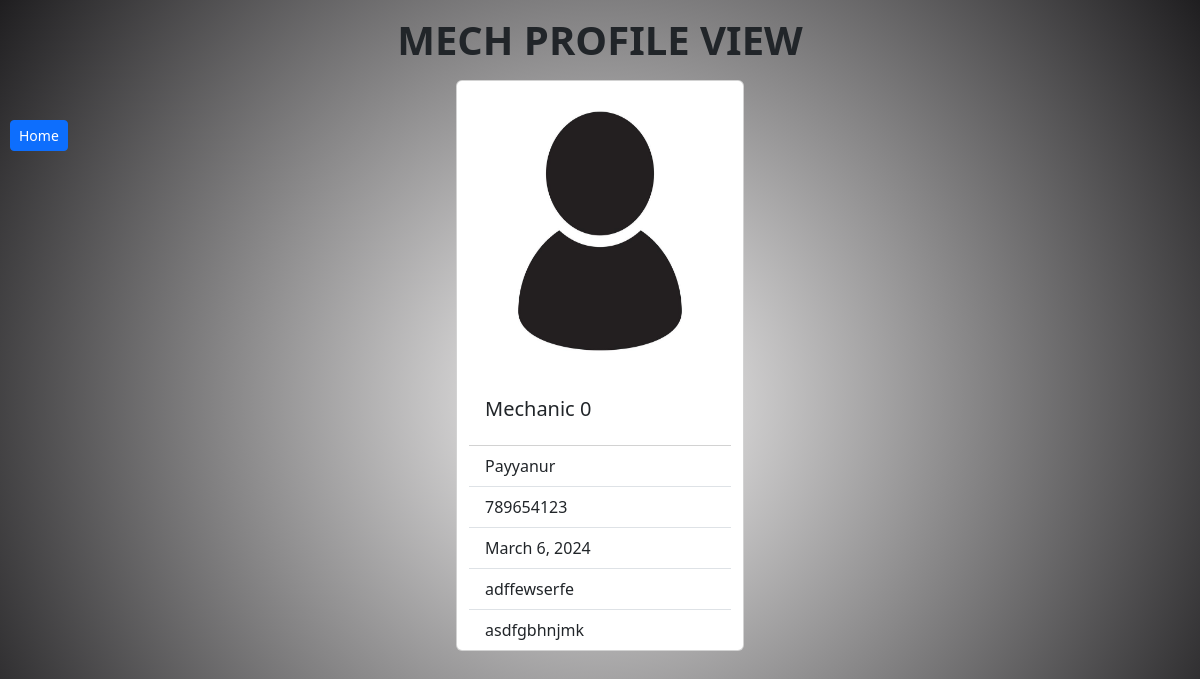
Screenshot of /profile/view/7 (signed in) with the database file from the repository.
### app/models.py (models this page shows, shortened)
class MechanicProfile(models.Model):
    user = models.OneToOneField(User, on_delete=models.CASCADE, related_name="mechanic_profile")
    name=models.CharField(max_length=100)
    location = models.ForeignKey(Location, on_delete=models.CASCADE, related_name="mechanic_location")
    phone = models.CharField(max_length=200)
    dob = models.DateField(null=True)
    skills = models.TextField()
    experience = models.CharField(max_length=200)
    STATUS_CHOICES = [
        ("approved", "Approved"),
        ("pending", "Pending"),
    ]
    status = models.CharField(max_length=200, choices=STATUS_CHOICES, default="pending")
    SPECIALIZATION_CHOICES = [
        ("two_wheeler", "Two Wheeler"),
        ("four_wheeler", "Four Wheeler"),
        ("heavy_vehicle", "Heavy Vehicle"),
    ]
    specialized_in = models.CharField(max_length=200, choices=SPECIALIZATION_CHOICES)
    bio = models.CharField(max_length=200)
    profile_pic = models.ImageField(upload_to="mech_pics",default='static/images/profile/default.jpg', blank=True, null=True)

class Location(models.Model):
    name=models.CharField(max_length=200)
    def __str__(self):
        return self.name

### app/views.py (the view)
# urls.py: path("profile/view/<int:pk>", MechanicProfileDetailView.as_view(), name="view-profile"),
class MechanicProfileDetailView(DetailView):
    model = MechanicProfile
    template_name = 'mechanic_profile_view.html'
    context_object_name = 'data'
    success_url = reverse_lazy('update-profile')
    def get_object(self, queryset=None):
        return get_object_or_404(MechanicProfile, user=self.request.user)

### app/templates/mechanic_profile_view.html (shortened to what this page needs)
<!DOCTYPE html>
<html lang="en">
<head>
    <link href="https://cdn.jsdelivr.net/npm/bootstrap@5.3.3/dist/css/bootstrap.min.css" rel="stylesheet"
>
</head>
<body class="vh-100" style="background: rgb(241, 239, 240);
background: radial-gradient(circle, rgb(248, 247, 247) 0%, rgb(31, 30, 32) 100%);">
 <a href="{% url 'home' %}" class="btn btn-primary btn-sm" style="position: absolute; top: 120px; left: 10px;"> Home</a>
    <div class="container">
        <div class="row justify-content-center">
            <div class="text-center my-3">
                <span class="h1  fw-bold">MECH PROFILE VIEW</span>
            </div>
            <div class="card" style="width: 18rem;">
                <img src="{{data.profile_pic.url}}" class="card-img-top" alt="..." width="300px" height="300px">
                <div class="card-body">
                    <h5 class="card-title">{{data.name}}</h5>
                </div>
                <ul class="list-group list-group-flush">
                    <li class="list-group-item">{{data.location}}</li>
                    <li class="list-group-item">{{data.phone}}</li>
                    <li class="list-group-item">{{data.dob}}</li>
                    <li class="list-group-item">{{data.skills}}</li>
                    <li class="list-group-item">{{data.experience}}</li>
                </ul>
            </div>
        </div>
    </div>
</body>
</html>

### rows the page displays
MechanicProfile: profile_pic (placeholder picture), name "Mechanic 0", location "Payyanur", phone "789654123", dob "March 6, 2024", skills "adffewserfe", experience "asdfgbhnjmk"
